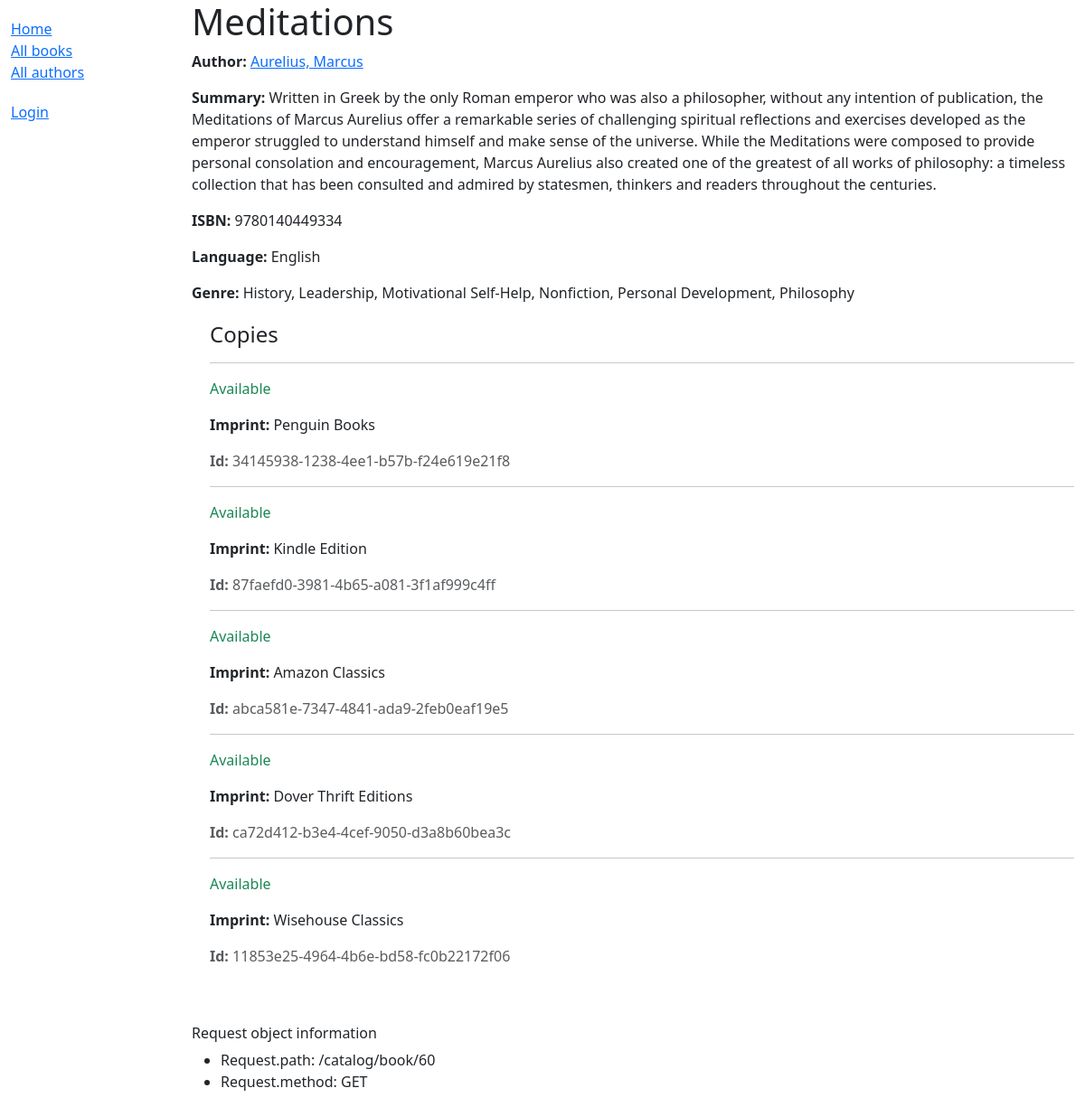
The app's page /catalog/book/60 with its own data.
### catalog/models.py (models this page shows, shortened)
class Book(models.Model):
    title = models.CharField(max_length=200)
    author = models.ForeignKey('Author', on_delete=models.RESTRICT, null=True)
    summary = models.TextField(
        max_length=1000,
        help_text="Enter a brief description of the book",
    )
    isbn = models.CharField(
        'ISBN',
        max_length=13,
        unique=True,
        help_text='13 Character <a href="https://www.isbn-international.org/'
                  'content/what-isbn">ISBN number</a>',
    )
    genre = models.ManyToManyField(
        Genre,
        help_text="Select a genre for this book",
    )   # each genre can have many books and a book can have multiple genres
    def display_genre(self):
        """Create a string for the Genre. Required to display in Admin."""
        return '; '.join(genre.name for genre in self.genre.all()[:3])
    display_genre.short_description = 'Genre'
    language = models.ForeignKey(
        Language, on_delete=models.SET_NULL, null=True
    )
    class Meta:
        ordering = ['title', 'author']

class Author(models.Model):
    first_name = models.CharField(max_length=100)
    last_name = models.CharField(max_length=100)
    date_of_birth = models.DateField(null=True, blank=True)
    date_of_death = models.DateField('died', null=True, blank=True)
    class Meta:
        ordering = ['last_name', 'first_name']
    def get_absolute_url(self):
        return reverse('catalog:author-detail', args=[str(self.id)])
    def __str__(self) -> str:
        return f'{self.last_name}, {self.first_name}'

class Language(models.Model):
    name = models.CharField(max_length=200,
                            unique=True,
                            help_text="Enter the book's natural language "
                                      "(e.g. English, French etc.)")
    def __str__(self) -> str:
        return self.name
    class Meta:
        constraints = [
            UniqueConstraint(
                Lower('name'),
                name='language_name_case_insensitive_unique',
                violation_error_message='Language already exists '
                                        '(case insensitive match)'
            ),
        ]

class Genre(models.Model):
    name = models.CharField(
        max_length=200,
        unique=True,
        help_text="Enter a book genre (e.g. Fantasy, French Poetry etc.)"
    )
    def __str__(self) -> str:
        return self.name
    class Meta:
        constraints = [
            UniqueConstraint(
                Lower('name'),
                name='genre_name_case_insensitive_unique',
                violation_error_message="Genre already exists "
                                        "(case insensitive match)"
            ),
        ]
        ordering = ['name',]

class BookInstance(models.Model):
    id = models.UUIDField(
        primary_key=True, default=uuid.uuid4,
        help_text="Unique ID for this particular book across whole library"
    )
    book = models.ForeignKey(Book, on_delete=models.RESTRICT, null=True)
    imprint = models.CharField(max_length=200)
    due_back = models.DateField(null=True, blank=True)
    LOAN_STATUS = (
        ('m', 'Maintenance'),
        ('o', 'On loan'),
        ('a', 'Available'),
        ('r', 'Reserved'),
    )
    status = models.CharField(
        max_length=1,
        choices=LOAN_STATUS,
        blank=True,
        default='m',
        help_text='Book availability',
    )
    borrower = models.ForeignKey(
        settings.AUTH_USER_MODEL,
        on_delete=models.SET_NULL,
        null=True,
        blank=True,
    )
    class Meta:
        ordering = ['book', 'due_back']
        permissions = (
            ("can_mark_returned", "Set book as returned"),
            ("can_renew", "Renew the book's loaned period"),
        )

### catalog/views.py (the view)
# urls.py: path('book/<int:pk>', views.BookDetailView.as_view(), name='book-detail'),
class BookDetailView(generic.DetailView):
    model = Book

### catalog/templates/catalog/book_detail.html (shortened to what this page needs)
{% extends 'base_generic.html' %}
{% block content %}
    <h1>{{ object.title }}</h1>
    <p><strong>Author:</strong> <a href="{{ book.author.get_absolute_url }}">{{ book.author }}</a></p>
    <p><strong>Summary:</strong> {{ object.summary }}</p>
    <p><strong>ISBN:</strong> {{ book.isbn }}</p>
    <p><strong>Language:</strong> {{ book.language }}</p>
    <p><strong>Genre:</strong> {{ object.genre.all|join:", " }}</p>
    <div style="margin-left:20px;margin-top:20px;">
        <h4>Copies</h4>
        {% for copy in book.bookinstance_set.all %}
            <hr>
            <p class="{% if copy.status == 'a' %}text-success
                    {% elif copy.status == 'm' %}text-danger
                    {% else %}text-warning
                    {% endif %}">
                {{ copy.get_status_display }}
            </p>
            <p><strong>Imprint: </strong>{{ copy.imprint }}</p>
            <p class="text-muted"><strong>Id:</strong> {{ copy.id }}</p>
        {% empty %}
                <p class="text-danger">Please update the instance information!</p>
        {% endfor %}
    </div>
{% endblock %}
{% block sidebar %}
    {{ block.super }}
{% endblock %}

### records on screen
Book: author "Aurelius, Marcus", summary "Written in Greek by the only Roman emperor who was also a philosopher, without any intention of publication, the Meditations of Marcus Aurelius offer a remarkable series of challenging spiritual reflections and exercises developed as the emperor struggled to understand himself and make sense of the universe. While the Meditations were composed to provide personal consolation and encouragement, Marcus Aurelius also created one of the greatest of all works of philosophy: a timeless collection that has been consulted and admired by statesmen, thinkers and readers throughout the centuries.", isbn "9780140449334", language "English", genre.all "History, Leadership, Motivational Self-Help, Nonfiction, Personal Development, Philosophy"
BookInstance: status "Available", imprint "Penguin Books", id "34145938-1238-4ee1-b57b-f24e619e21f8"
BookInstance: status "Available", imprint "Kindle Edition", id "87faefd0-3981-4b65-a081-3f1af999c4ff"
BookInstance: status "Available", imprint "Amazon Classics", id "abca581e-7347-4841-ada9-2feb0eaf19e5"
BookInstance: status "Available", imprint "Dover Thrift Editions", id "ca72d412-b3e4-4cef-9050-d3a8b60bea3c"
BookInstance: status "Available", imprint "Wisehouse Classics", id "11853e25-4964-4b6e-bd58-fc0b22172f06"

### other values on screen
{{ request.path }} "/catalog/book/60"
{{ request.method }} "GET"
